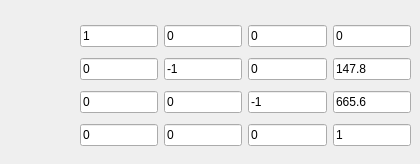
     <widget class="QWidget" name="tab_21">
      <attribute name="title">
       <string>左右测头标定矩阵</string>
      </attribute>
      <widget class="QWidget" name="layoutWidget_5">
       <property name="geometry">
        <rect>
         <x>80</x>
         <y>20</y>
         <width>331</width>
         <height>135</height>
        </rect>
       </property>
       <layout class="QVBoxLayout" name="verticalLayout_23">
        <item>
         <layout class="QHBoxLayout" name="horizontalLayout_29">
          <item>
           <widget class="QLineEdit" name="RtoL_M00">
            <property name="text">
             <string>1</string>
            </property>
           </widget>
          </item>
          <item>
           <widget class="QLineEdit" name="RtoL_M01">
            <property name="text">
             <string>0</string>
            </property>
           </widget>
          </item>
          <item>
           <widget class="QLineEdit" name="RtoL_M02">
            <property name="text">
             <string>0</string>
            </property>
           </widget>
          </item>
          <item>
           <widget class="QLineEdit" name="RtoL_M03">
            <property name="text">
             <string>0</string>
            </property>
           </widget>
          </item>
         </layout>
        </item>
        <item>
         <layout class="QHBoxLayout" name="horizontalLayout_30">
          <item>
           <widget class="QLineEdit" name="RtoL_M10">
            <property name="text">
             <string>0</string>
            </property>
           </widget>
          </item>
          <item>
           <widget class="QLineEdit" name="RtoL_M11">
            <property name="text">
             <string>-1</string>
            </property>
           </widget>
          </item>
          <item>
           <widget class="QLineEdit" name="RtoL_M12">
            <property name="text">
             <string>0</string>
            </property>
           </widget>
          </item>
          <item>
           <widget class="QLineEdit" name="RtoL_M13">
            <property name="text">
             <string>147.8</string>
            </property>
           </widget>
          </item>
         </layout>
        </item>
        <item>
         <layout class="QHBoxLayout" name="horizontalLayout_31">
          <item>
           <widget class="QLineEdit" name="RtoL_M20">
            <property name="text">
             <string>0</string>
            </property>
           </widget>
          </item>
          <item>
           <widget class="QLineEdit" name="RtoL_M21">
            <property name="text">
             <string>0</string>
            </property>
           </widget>
          </item>
          <item>
           <widget class="QLineEdit" name="RtoL_M22">
            <property name="text">
             <string>-1</string>
            </property>
           </widget>
          </item>
          <item>
           <widget class="QLineEdit" name="RtoL_M23">
            <property name="text">
             <string>665.6</string>
            </property>
           </widget>
          </item>
         </layout>
        </item>
        <item>
         <layout class="QHBoxLayout" name="horizontalLayout_32">
          <item>
           <widget class="QLineEdit" name="RtoL_M30">
            <property name="text">
             <string>0</string>
            </property>
           </widget>
          </item>
          <item>
           <widget class="QLineEdit" name="RtoL_M31">
            <property name="text">
             <string>0</string>
            </property>
           </widget>
          </item>
          <item>
           <widget class="QLineEdit" name="RtoL_M32">
            <property name="text">
             <string>0</string>
            </property>
           </widget>
          </item>
          <item>
           <widget class="QLineEdit" name="RtoL_M33">
            <property name="text">
             <string>1</string>
            </property>
           </widget>
          </item>
         </layout>
        </item>
       </layout>
      </widget>
     </widget>
